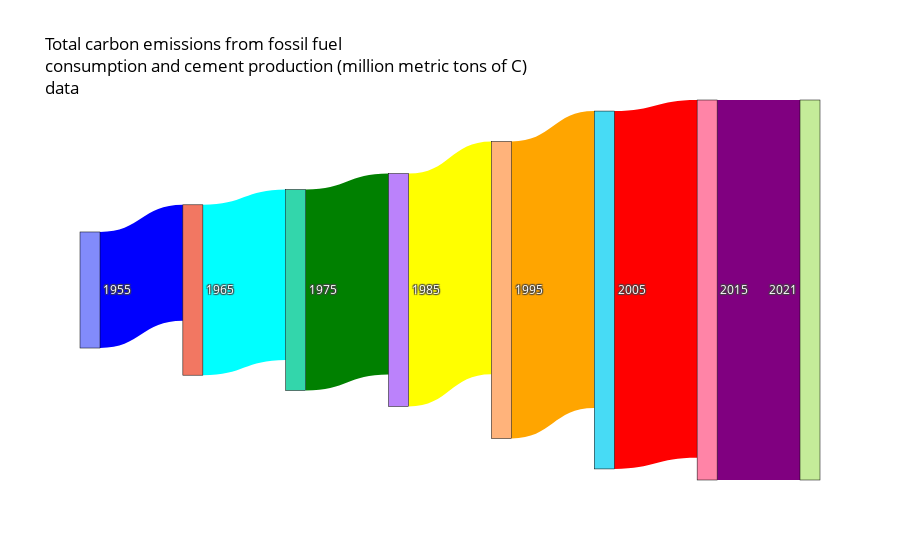

The notebook cell this image was saved under:
### Markdown cell above
## Sankey Graph Visualizes Increasing amount of C02 Emmissions over the years
Data is available between 1751 and 2021.  
- 10 year gaps between 1955 and 2015
- 6 year gap between 1015 and 2021

### Code cell
# SANKEY CHART: Total Emissions by Year
# Report 5 10 year gaps and 1 6 year gap of emissions beginning in 1955 and ending in 2021

import plotly.express as px
import pandas as pd
import plotly.graph_objects as go

# Emissions filtering
EMISSIONS_DATA = 'https://raw.githubusercontent.com/plotly/Figure-Friday/'\
        'refs/heads/main/2025/week-21/global.1751_2021.csv'
df_emission = pd.read_csv(EMISSIONS_DATA,encoding='utf8')
EMISSION_COL_NAME = 'Total carbon emissions from fossil fuel consumption and cement production (million metric tons of C)'
# filter emission data to use between 1850 and 2021
df_filtered_carbon_emissions_1850_2021 = df_emission[(df_emission['Year'] >= start_year) & (df_emission['Year'] <= end_year)]
EMISSION_TITLE='Total carbon emissions from fossil fuel<br>consumption and cement production (million metric tons of C)'


# years to report data
selected_data_years_list = [1965, 1975, 1985, 1995, 2005, 2015, 2021]
# get total emissions for each year 
emissions = df_emission[df_emission['Year'].isin(selected_data_years_list)][EMISSION_COL_NAME].tolist()

# get Sankey node labels base on source and target
# source flows into target using staggered years
data = {
    'source': [0, 1, 2, 3, 4, 5, 6],
    'target': [1, 2, 3, 4, 5, 6, 7],
    'value': emissions,
    'source_label': ['1955', '1965', '1975', '1985', '1995', '2005', '2015'],
    'target_label': ['1965', '1975', '1985', '1995', '2005', '2015', '2021'],
}
df_labels = pd.DataFrame(data)

# Create labels from source and target
# consolidate source and target labels into a single list
labels = list(pd.unique(df_labels[['source_label', 'target_label']].values.ravel()))
link_colors = ['blue','aqua','green','yellow','orange','red','purple']

# Carbon Emissions from Gas
# snap arrangement when exact locations are not specified for Sankey

sankey_fig = go.Figure(data=[go.Sankey(
    arrangement='snap',
    node=dict(
        pad=15,
        thickness=20,
        line=dict(color="black", width=0.5),
        label=labels,
    ),
    link=dict(
        source=df['source'],
        target=df['target'],
        value=df['value'],
        color=link_colors
    )
)])
    
EMISSIONS_TITLE_TEXT = f"{EMISSION_TITLE}<br><a href='https://raw.githubusercontent.com/plotly/Figure-Friday/refs/heads/main/2025/week-21/global.1751_2021.csv' target='_blank'>data</a>"
sankey_fig.update_layout(
        hoverlabel=dict(
            font=dict(
                  size=14,
                  color="white"
              ),
            bgcolor="black",  # Example: white background
            font_size=16,      # Example: font size 16
            font_family="Rockwell", # Example: Rockwell font
        ),
            title_font_color="black",
            title_text=EMISSIONS_TITLE_TEXT
    )


sankey_fig.update_layout(
    font_color="white",
    title_font_color="black",
        title_text=f"{EMISSION_TITLE}<br><a href='https://raw.githubusercontent.com/plotly/Figure-Friday/refs/heads/main/2025/week-21/global.1751_2021.csv' target='_blank'>data</a>")
sankey_fig.show()

### Figure 1 — Plotly figure (JSON) as saved in the notebook; plotly's stock layout.template omitted (floating-point values rounded to 4 significant figures)
{"data": [{"arrangement": "snap", "link": {"color": ["blue", "aqua", "green", "yellow", "orange", "red", "purple"], "source": [0, 1, 2, 3, 4, 5, 6], "target": [1, 2, 3, 4, 5, 6, 7], "value": [3130, 4595, 5417, 6277, 8010, 9651, 10248]}, "node": {"label": ["1955", "1965", "1975", "1985", "1995", "2005", "2015", "2021"], "line": {"color": "black", "width": 0.5}, "pad": 15, "thickness": 20}, "type": "sankey"}], "layout": {"font": {"color": "white"}, "hoverlabel": {"bgcolor": "black", "font": {"color": "white", "family": "Rockwell", "size": 16}}, "title": {"font": {"color": "black"}, "text": "Total carbon emissions from fossil fuel<br>consumption and cement production (million metric tons of C)<br><a href='https://raw.githubusercontent.com/plotly/Figure-Friday/refs/heads/main/2025/week-21/global.1751_2021.csv' target='_blank'>data</a>"}}}
